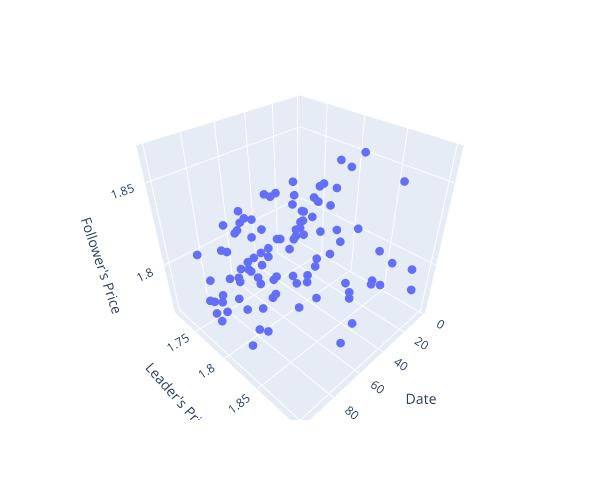

Here is the notebook cell this chart was saved with:
### Markdown cell above
## 3D Follower Mk1 Profit vs Price vs Time

### Code cell
%pip install plotly
import plotly.express as px
f1m["Follower's Profit"] = pd.Series(fm1_follower_profits)

fig = px.scatter_3d(f1m, x="Date", y="Leader's Price", z="Follower's Price", width=600, height=500)
fig.update_traces(marker=dict(size=3), selector=dict(mode='markers'))
fig.show()
